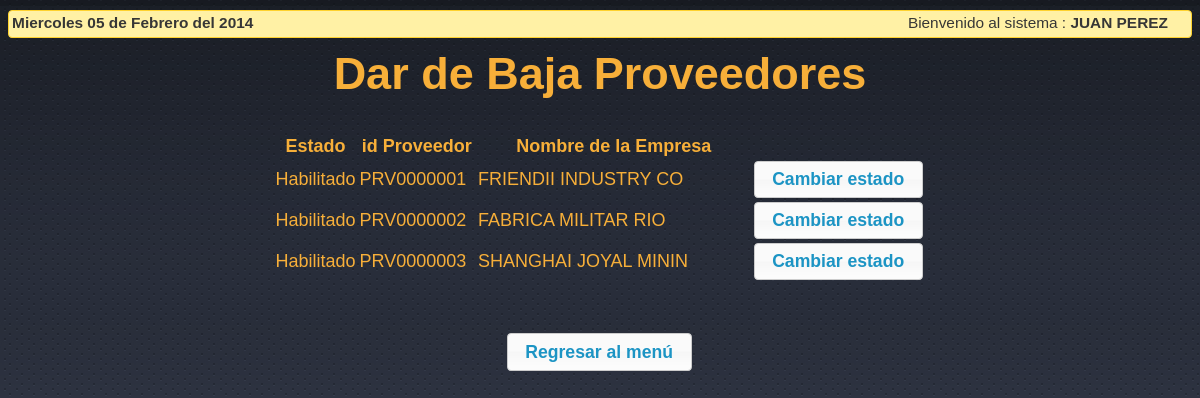
/ModuloProveedor/proveedorbaja.php (signed in), run on the app's committed database.
### tables this page shows
CREATE TABLE IF NOT EXISTS `PROVEEDOR` (
  `IDPROVEEDOR` varchar(10) NOT NULL,
  `IDUSUARIO` varchar(10) NOT NULL,
  `NOMBREEMPRESA` varchar(20) NOT NULL,
  `DIRECCION` varchar(20) NOT NULL,
  `TELEFONO` varchar(15) NOT NULL,
  `EMAIL` varchar(30) NOT NULL,
  `DESCRIPCION` varchar(150) NOT NULL,
  `ESTADO` int(11) NOT NULL DEFAULT '1',
  `FECHAINGRESO` date NOT NULL,
  `FECHAULTIMAMODIFICACION` timestamp NOT NULL DEFAULT CURRENT_TIMESTAMP ON UPDATE CURRENT_TIMESTAMP,
  PRIMARY KEY (`IDPROVEEDOR`),
  KEY `FK_GESTIONAPROVEEDOR` (`IDUSUARIO`)
);

### ModuloProveedor/funciones.php (the view, shortened to what this page needs)
<?php
function muestraestado(){
	$cont=TRUE;
	$salida = -1;
	if($cont == TRUE){
		$sql='SELECT * FROM PROVEEDOR ORDER BY IDPROVEEDOR';
			$result=mysql_query($sql);
			@$num_result = mysql_num_rows($result);
			if(@$num_result>= $GLOBALS["cantFilas"] ){
				echo '<div style="height:300px;width:700px;overflow:scroll;">
				<Table border="0">';
			}else{
			  echo '<table border="0">';
			}
			echo '<tr>
		  <th width="80" scope="col" class="log">Estado</th>
          <th width="125" scope="col" class="log">id Proveedor</th>
          <th width="520" scope="col" class="log">Nombre de la Empresa</th>
		  <th width="71" scope="col"></th>
        </tr>';
			if( $num_result >= 1){
				for($i=0; $i <$num_result; $i++){
					$fila=mysql_fetch_array($result);
					$idproveedor=$fila['IDPROVEEDOR'];
					echo '<tr>';
					echo '<td><p class = \'log\'>'.msgEstado($fila['ESTADO']).'</p></td>';
					echo '<td><p class = \'log\'>'.$idproveedor.'</p></td>';
					echo '<td><p class = \'log\'>'.$fila['NOMBREEMPRESA'].'</p></td>';
					echo '<td><input name="button" type="button" id="button" onclick="document.form1.idproveedor.value=\''.$idproveedor.'\';cambiarEstado();" value="Cambiar estado" /></td>';
					echo '</tr>';
				}
			}
			$salida=1;
			echo '</table>';
	}else{
		$salida=0;
	}
	return $salida;
}
function msgEstado($tipo){
	switch(trim($tipo)){
		case 1:
			$msg='Habilitado';
			break;
	}
	return $msg;
}
?>

### css/style.css (style rules this page uses)
body { background: transparent url(../images/bg.png) repeat; }
.log { font-family: "Arial", "Helvetica"; color: #F7AF39; font-size: 18px; font-style: normal; }

### data on the page
proveedor: ESTADO "Habilitado", IDPROVEEDOR "PRV0000001", NOMBREEMPRESA "FRIENDII INDUSTRY CO"
proveedor: ESTADO "Habilitado", IDPROVEEDOR "PRV0000002", NOMBREEMPRESA "FABRICA MILITAR RIO"
proveedor: ESTADO "Habilitado", IDPROVEEDOR "PRV0000003", NOMBREEMPRESA "SHANGHAI JOYAL MININ"

### other printed values
$_SESSION['nombre'] "JUAN PEREZ"
